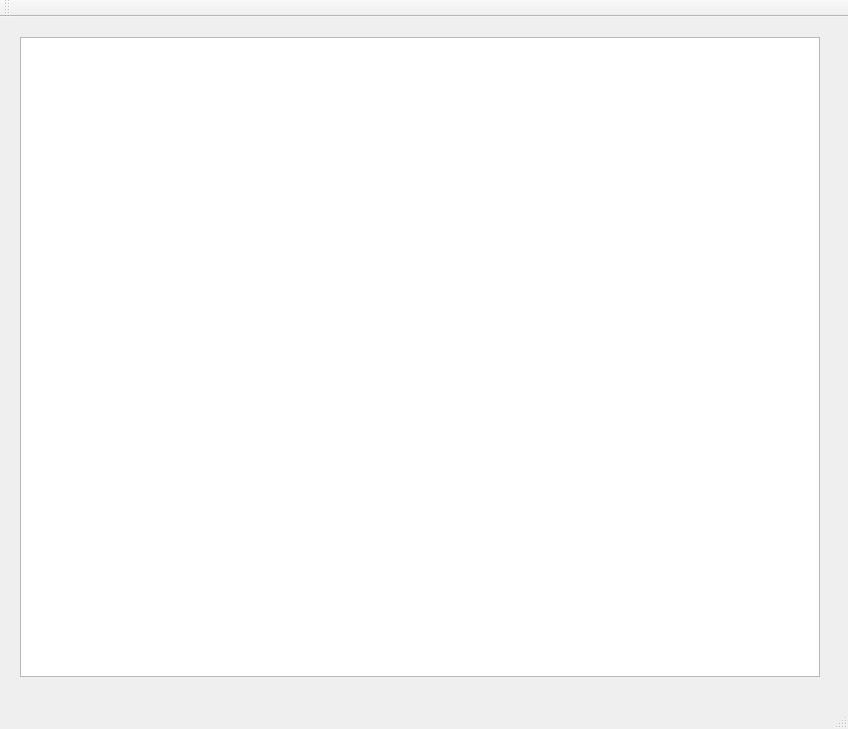
<?xml version="1.0" encoding="UTF-8"?>
<ui version="4.0">
 <class>MainWindow</class>
 <widget class="QMainWindow" name="MainWindow">
  <property name="geometry">
   <rect>
    <x>0</x>
    <y>0</y>
    <width>848</width>
    <height>729</height>
   </rect>
  </property>
  <property name="windowTitle">
   <string>MainWindow</string>
  </property>
  <widget class="QWidget" name="centralWidget">
   <widget class="QGraphicsView" name="graphicsView">
    <property name="geometry">
     <rect>
      <x>20</x>
      <y>20</y>
      <width>800</width>
      <height>640</height>
     </rect>
    </property>
   </widget>
  </widget>
  <widget class="QMenuBar" name="menuBar">
   <property name="geometry">
    <rect>
     <x>0</x>
     <y>0</y>
     <width>848</width>
     <height>25</height>
    </rect>
   </property>
  </widget>
  <widget class="QToolBar" name="mainToolBar">
   <attribute name="toolBarArea">
    <enum>TopToolBarArea</enum>
   </attribute>
   <attribute name="toolBarBreak">
    <bool>false</bool>
   </attribute>
  </widget>
  <widget class="QStatusBar" name="statusBar"/>
 </widget>
 <layoutdefault spacing="6" margin="11"/>
 <resources/>
 <connections/>
</ui>
